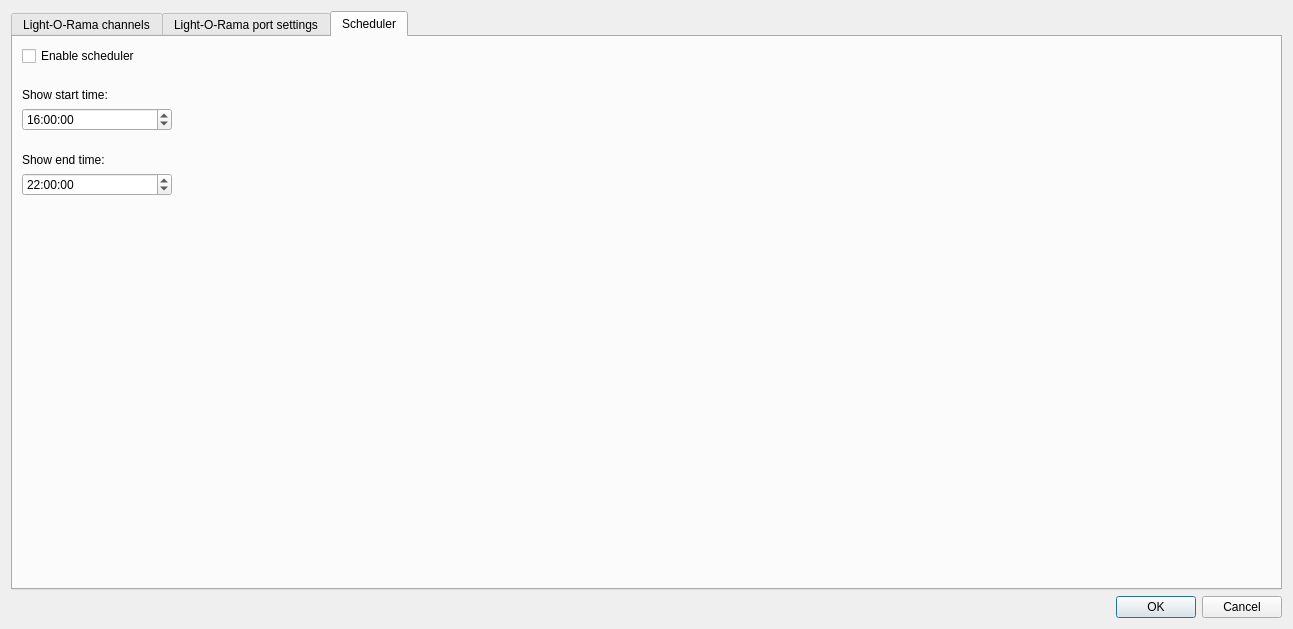
<?xml version="1.0" encoding="UTF-8"?>
<ui version="4.0">
 <class>ChannelConfigurator</class>
 <widget class="QDialog" name="ChannelConfigurator">
  <property name="geometry">
   <rect>
    <x>0</x>
    <y>0</y>
    <width>1293</width>
    <height>629</height>
   </rect>
  </property>
  <property name="windowTitle">
   <string>Dialog</string>
  </property>
  <layout class="QVBoxLayout" name="verticalLayout">
   <item>
    <widget class="QTabWidget" name="tabWidget">
     <property name="currentIndex">
      <number>2</number>
     </property>
     <widget class="QWidget" name="tab">
      <attribute name="title">
       <string>Light-O-Rama channels</string>
      </attribute>
      <layout class="QVBoxLayout" name="verticalLayout_3">
       <item>
        <widget class="QTableWidget" name="tableWidget">
         <property name="contextMenuPolicy">
          <enum>Qt::CustomContextMenu</enum>
         </property>
         <property name="selectionMode">
          <enum>QAbstractItemView::NoSelection</enum>
         </property>
         <attribute name="horizontalHeaderDefaultSectionSize">
          <number>120</number>
         </attribute>
         <column>
          <property name="text">
           <string>Label</string>
          </property>
         </column>
         <column>
          <property name="text">
           <string>Unit</string>
          </property>
         </column>
         <column>
          <property name="text">
           <string>Channel</string>
          </property>
         </column>
         <column>
          <property name="text">
           <string>Voltage</string>
          </property>
         </column>
         <column>
          <property name="text">
           <string>SpectrumBar index</string>
          </property>
         </column>
         <column>
          <property name="text">
           <string>Gain</string>
          </property>
         </column>
         <column>
          <property name="text">
           <string>Fade</string>
          </property>
         </column>
         <column>
          <property name="text">
           <string>Color</string>
          </property>
         </column>
         <column>
          <property name="text">
           <string>UUID</string>
          </property>
         </column>
        </widget>
       </item>
      </layout>
     </widget>
     <widget class="QWidget" name="tab_2">
      <attribute name="title">
       <string>Light-O-Rama port settings</string>
      </attribute>
      <layout class="QVBoxLayout" name="verticalLayout_4">
       <item>
        <widget class="QLabel" name="label">
         <property name="maximumSize">
          <size>
           <width>16777215</width>
           <height>35</height>
          </size>
         </property>
         <property name="text">
          <string>COM port name:</string>
         </property>
         <property name="alignment">
          <set>Qt::AlignBottom|Qt::AlignLeading|Qt::AlignLeft</set>
         </property>
        </widget>
       </item>
       <item>
        <widget class="QLineEdit" name="commPortNameEdit"/>
       </item>
       <item>
        <widget class="QLabel" name="label_2">
         <property name="sizePolicy">
          <sizepolicy hsizetype="Preferred" vsizetype="Fixed">
           <horstretch>0</horstretch>
           <verstretch>0</verstretch>
          </sizepolicy>
         </property>
         <property name="maximumSize">
          <size>
           <width>16777215</width>
           <height>30</height>
          </size>
         </property>
         <property name="text">
          <string>COM port baudrate:</string>
         </property>
         <property name="alignment">
          <set>Qt::AlignBottom|Qt::AlignLeading|Qt::AlignLeft</set>
         </property>
        </widget>
       </item>
       <item>
        <widget class="QLineEdit" name="commBaudrate">
         <property name="text">
          <string>115200</string>
         </property>
         <property name="maxLength">
          <number>12</number>
         </property>
        </widget>
       </item>
       <item>
        <widget class="QWidget" name="widget" native="true"/>
       </item>
      </layout>
     </widget>
     <widget class="QWidget" name="tab_3">
      <attribute name="title">
       <string>Scheduler</string>
      </attribute>
      <layout class="QVBoxLayout" name="verticalLayout_2">
       <item>
        <widget class="QCheckBox" name="schedulerEnabled">
         <property name="text">
          <string>Enable scheduler</string>
         </property>
        </widget>
       </item>
       <item>
        <widget class="QLabel" name="label_3">
         <property name="maximumSize">
          <size>
           <width>16777215</width>
           <height>30</height>
          </size>
         </property>
         <property name="text">
          <string>Show start time:</string>
         </property>
         <property name="alignment">
          <set>Qt::AlignBottom|Qt::AlignLeading|Qt::AlignLeft</set>
         </property>
        </widget>
       </item>
       <item>
        <widget class="QTimeEdit" name="schedulerStartTime">
         <property name="maximumSize">
          <size>
           <width>150</width>
           <height>16777215</height>
          </size>
         </property>
         <property name="displayFormat">
          <string>HH:mm:ss</string>
         </property>
         <property name="time">
          <time>
           <hour>16</hour>
           <minute>0</minute>
           <second>0</second>
          </time>
         </property>
        </widget>
       </item>
       <item>
        <widget class="QLabel" name="label_4">
         <property name="maximumSize">
          <size>
           <width>16777215</width>
           <height>30</height>
          </size>
         </property>
         <property name="text">
          <string>Show end time:</string>
         </property>
         <property name="alignment">
          <set>Qt::AlignBottom|Qt::AlignLeading|Qt::AlignLeft</set>
         </property>
        </widget>
       </item>
       <item>
        <widget class="QTimeEdit" name="schedulerEndTime">
         <property name="maximumSize">
          <size>
           <width>150</width>
           <height>16777215</height>
          </size>
         </property>
         <property name="displayFormat">
          <string>HH:mm:ss</string>
         </property>
         <property name="time">
          <time>
           <hour>22</hour>
           <minute>0</minute>
           <second>0</second>
          </time>
         </property>
        </widget>
       </item>
       <item>
        <widget class="QWidget" name="widget_2" native="true"/>
       </item>
      </layout>
     </widget>
    </widget>
   </item>
   <item>
    <widget class="QDialogButtonBox" name="buttonBox">
     <property name="orientation">
      <enum>Qt::Horizontal</enum>
     </property>
     <property name="standardButtons">
      <set>QDialogButtonBox::Cancel|QDialogButtonBox::Ok</set>
     </property>
    </widget>
   </item>
  </layout>
 </widget>
 <resources/>
 <connections>
  <connection>
   <sender>buttonBox</sender>
   <signal>accepted()</signal>
   <receiver>ChannelConfigurator</receiver>
   <slot>accept()</slot>
   <hints>
    <hint type="sourcelabel">
     <x>248</x>
     <y>254</y>
    </hint>
    <hint type="destinationlabel">
     <x>157</x>
     <y>274</y>
    </hint>
   </hints>
  </connection>
  <connection>
   <sender>buttonBox</sender>
   <signal>rejected()</signal>
   <receiver>ChannelConfigurator</receiver>
   <slot>reject()</slot>
   <hints>
    <hint type="sourcelabel">
     <x>316</x>
     <y>260</y>
    </hint>
    <hint type="destinationlabel">
     <x>286</x>
     <y>274</y>
    </hint>
   </hints>
  </connection>
 </connections>
</ui>
